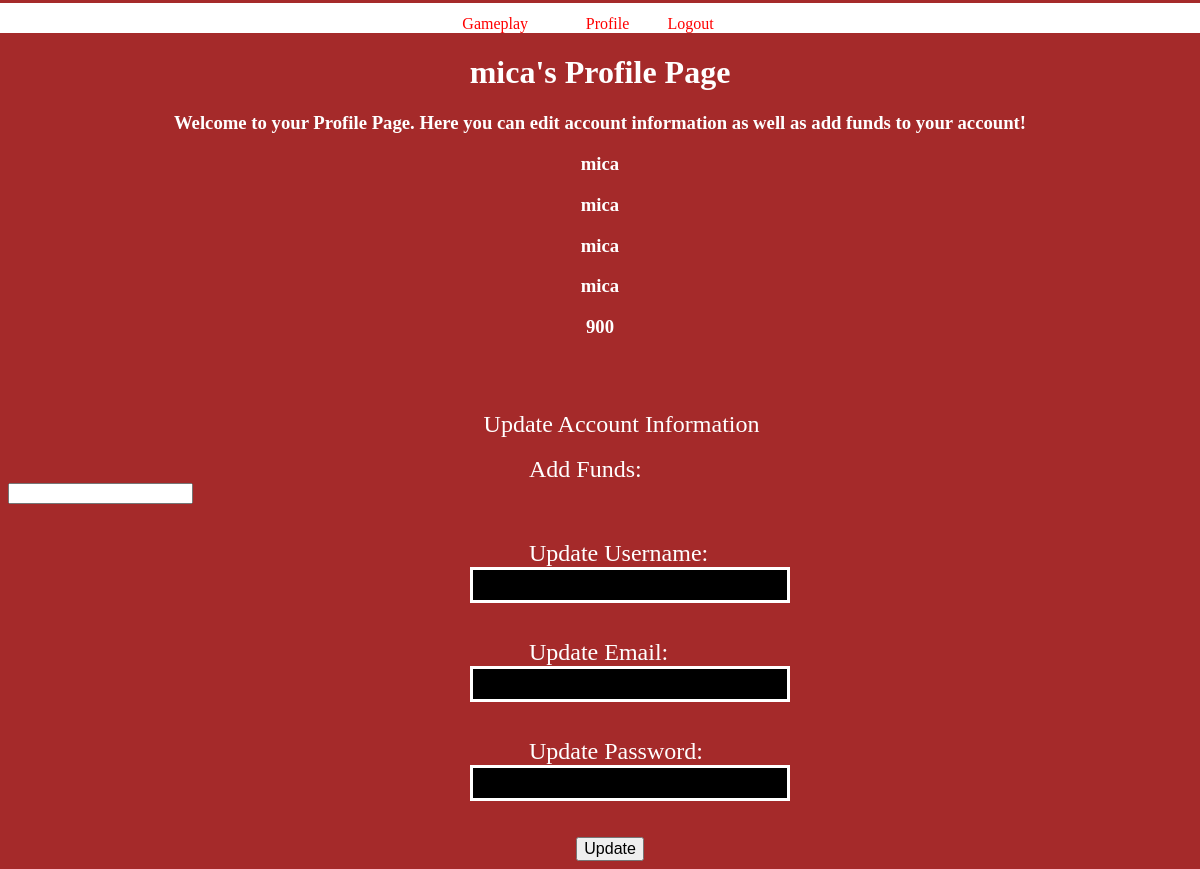
Before: /profile_page (signed in) with the older database file.
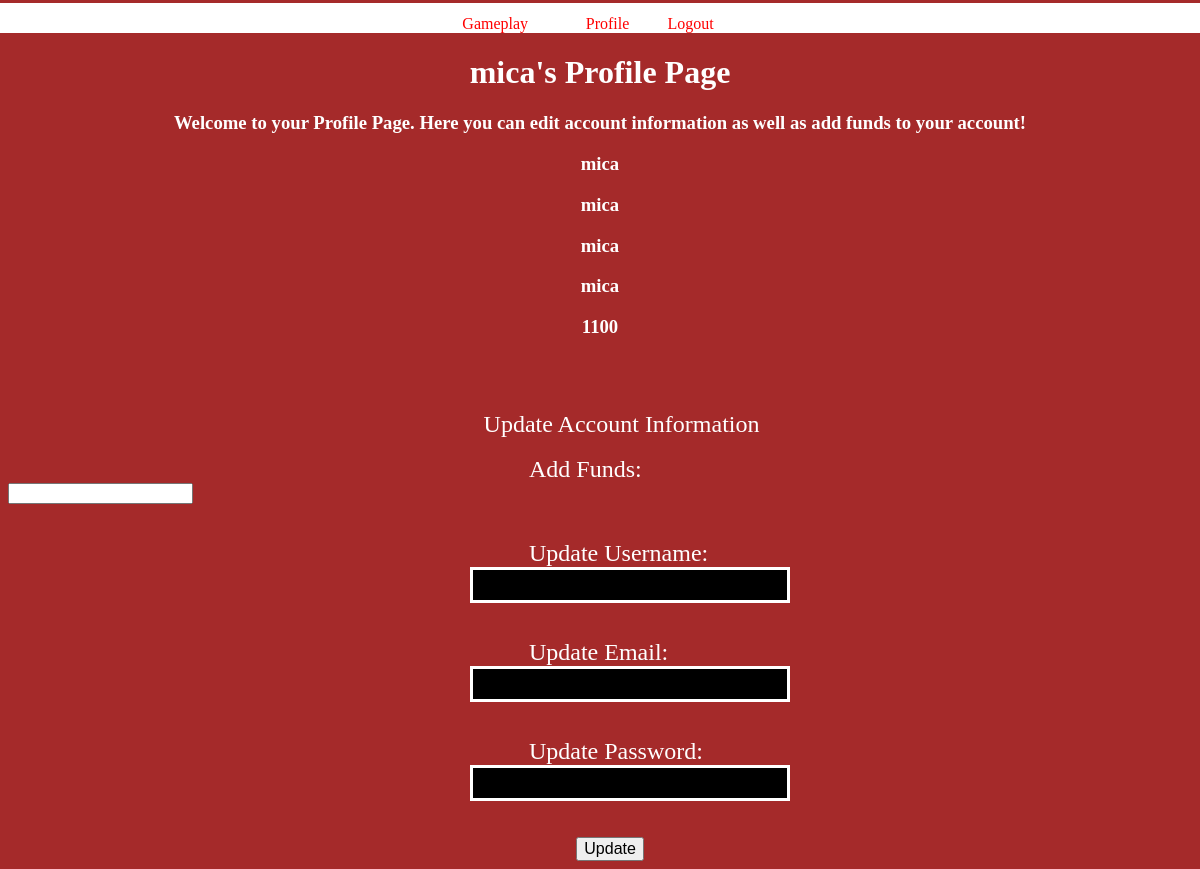
After: the same page with the newer database file.
### package/Databases/database_model.py (models this page shows, shortened)
class User(db.Model, UserMixin):
    __tablename__ = 'user'
    id          = db.Column(db.Integer, primary_key=True)
    first_name  = db.Column(db.String(60), nullable=False)
    last_name   = db.Column(db.String(60), nullable=False)
    email       = db.Column(db.String(60), unique=True, nullable=False)
    username    = db.Column(db.String(60), nullable=False, unique=True)
    password    = db.Column(db.String(60), nullable=False)
    funds       = db.Column(db.Integer, nullable=True)
    player      = db.relationship("Player", uselist=False, backref='user')

### package/routes/AccountRoutes.py (the view, shortened to what this page needs)
@login_required
@app.route('/profile_page', methods=['GET', 'POST'])
def profile_page():
    form = UpdateAccountFlaskForm()
    delete_form = DeleteAccountFlaskForm()
    if delete_form.validate_on_submit():
        db.session.delete(current_user)
        db.session.commit()
        return redirect(url_for('login'))
    return render_template("ProfilePage.html", form=form, delete_form=delete_form)

### package/Forms/AccountForms.py (shortened to what this page needs)
class UpdateAccountFlaskForm(FlaskForm):
    add_funds = IntegerField("Add Funds: ")
    username = StringField('Update Username: ')
    email = StringField('Update Email: ')
    password = PasswordField('Update Password: ')
    submit = SubmitField('Update')

class DeleteAccountFlaskForm(FlaskForm):
    submit = SubmitField('Delete Account')

### package/Databases/database_model.py (called while the page is built)
@login_manager.user_loader
def load_user(user_id):
    return User.query.get(int(user_id))

### package/templates/ProfilePage.html (shortened to what this page needs)
{% extends "ParentAccount/ParentTemplate.html" %}
{% block stylesheet %}
    <link href="../static/css/GameplayStyle.css" rel="stylesheet" type="text/css">
{% endblock %}
{% block profile_page %}
    <h1 align="center" id="title">{{ current_user.username }}'s Profile Page</h1>
    <h3 align="center" id="title">Welcome to your Profile Page.  Here you can edit account information as well
        as add funds to your account!
    </h3>
    <h3 align="center" id="title">{{ current_user.first_name }}</h3>
    <h3 align="center" id="title">{{ current_user.last_name }}</h3>
    <h3 align="center" id="title">{{ current_user.email }}</h3>
    <h3 align="center" id="title">{{ current_user.username }}</h3>
    <h3 align="center" id="title">{{ current_user.funds }}</h3>
    <br><br><br>
    <form class="form" action="" name="EditAccount" method="post">
        <legend id="legend">Update Account Information</legend><br>
        <label id="form_label">{{ form.add_funds.label }}</label><br>
        {% if form.add_funds.errors %}
            <div class="form_errors">
                {% for error in form.add_funds.errors %}
                    {{ error }}
                {% endfor %}
            </div>
        {% else %}
            {{ form.add_funds }}<br><br><br>
        {% endif %}
        <label id="form_label">{{ form.username.label }}</label><br>
        {% if form.username.errors %}
            {% for error in form.username.errors %}
                {{ error }}
            {% endfor %}
        {% else %}
            {{ form.username }}<br><br><br>
        {% endif %}
        <label id="form_label">{{ form.email.label }}</label><br>
        {% if form.email.errors %}
            {% for error in form.email.errors %}
                {{ error }}
            {% endfor %}
        {% else %}
            {{ form.email }}<br><br><br>
        {% endif %}
        <label id="form_label">{{ form.password.label }}</label><br>
        {% if form.password.errors %}
            {% for error in form.password.errors %}
                {{ error }}
            {% endfor %}
        {% else %}
            {{ form.password }}<br><br><br>
        {% endif %}
        {{ form.submit }}
    </form>
{% endblock %}

### package/templates/ParentAccount/ParentTemplate.html (shortened to what this page needs)
<!DOCTYPE html>
<html lang="en">
<head>
    {% block stylesheet %}{% endblock %}
</head>
<body>
    <nav>
        <ul>
            <div class="table">
                <div class="row">
                    <div class="gameplay_link">
                        <li><a href="{{ url_for('gameplay_page') }}">Gameplay</a> </li>
                    </div>
                    <div class="create_account_link">
                        <li><a href="{{ url_for('profile_page') }}">Profile</a> </li>
                    </div>
                    <div class="login_link">
                        <li><a href="{{ url_for('logout') }}">Logout</a> </li>
                    </div>
                </div>
            </div>
        </ul>
    </nav>
    {% block profile_page %}{% endblock %}
</body>
</html>

### package/static/css/GameplayStyle.css (style rules this page uses)
body { background-color: brown; }
nav { margin-left: -1%; margin-right: -1%; margin-top: -1.11%; background-color: white; color: gold; height: 25%; }
nav ul { list-style-type: none; }
nav ul li { display: inline; }
nav ul li a:link { font-size: 100%; color: red; text-decoration: none; }
.table { padding-top: 1%; margin-left: 36.5%; width: 25%;display: table; }
.row { display: table-row; }
.gameplay_link { display: table-cell; }
.create_account_link { display: table-cell; }
.login_link { display: table-cell; }
#title { color: white; }
#legend { color: white; font-size: 150%; margin-left: 40%; }
#form_label { color: white; font-size: 150%; margin-left: 44%; }
input[type=text] { margin-left: 39%; background-color: black; color: white; font-size: 150%; border: solid white; }
input[type=password] { margin-left: 39%; background-color: black; color: white; font-size: 150%; border: solid white; }
input[type=submit] { margin-left: 48%; font-size: 100%; }

Changed rows visible on the page:
changed User "mica": funds "900" → "1100"
